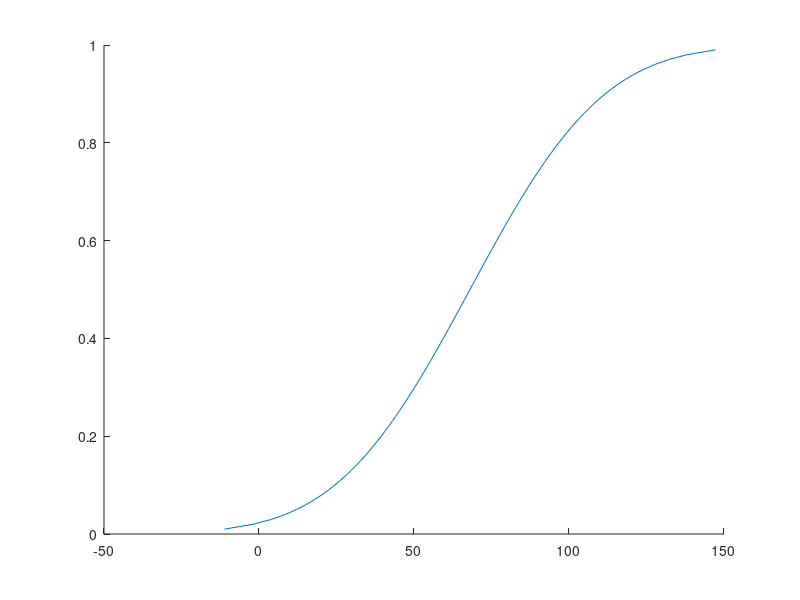

Write MATLAB code to recreate this figure.
mu = 170.14*(1/2.5);
sigma = (1/2)*mu;

X = [];

for x = 0.01:0.01:0.99; % Hour in the day (0.2 = 1st hour)
    y = icdf('Normal',x,mu,sigma)
    X = [X, y];
end

clf;
x = [0.01:0.01:0.99]
hold on
   plot(X, x)

